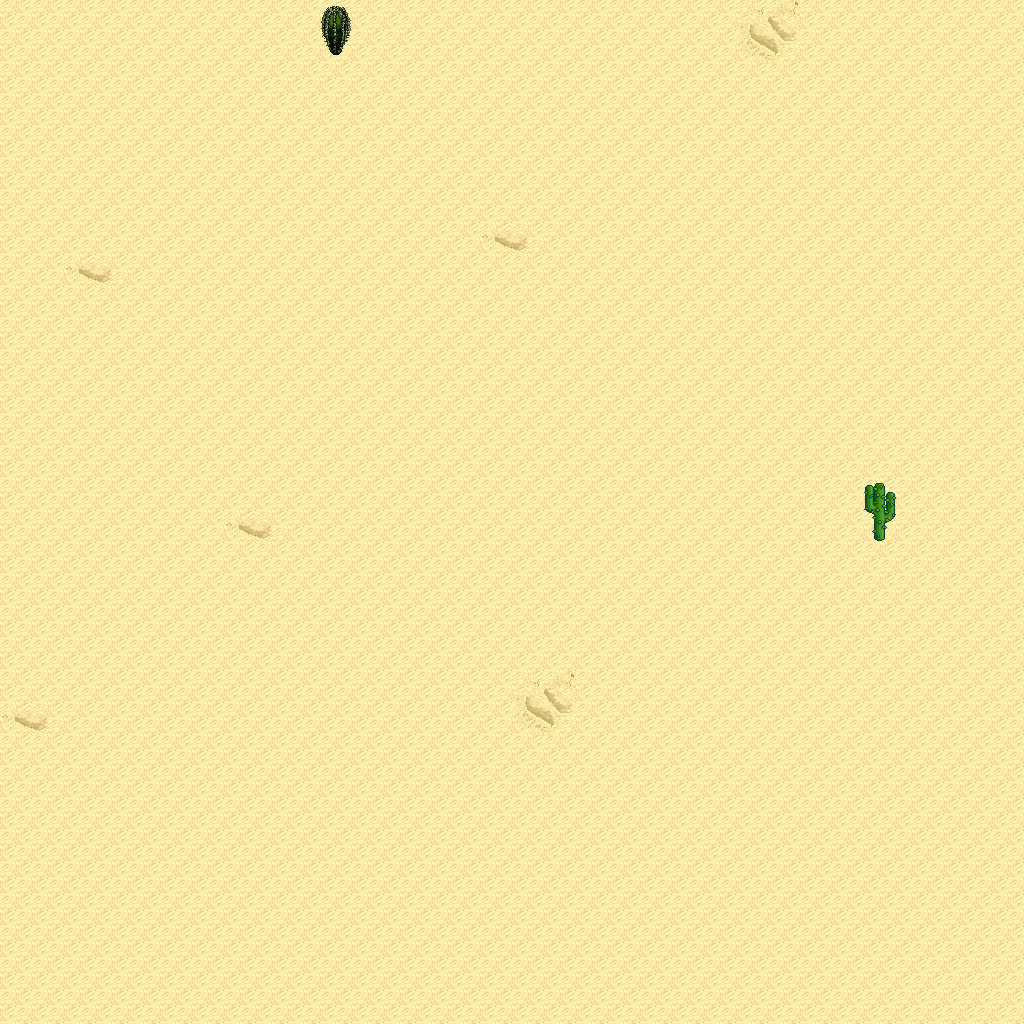

This game map was drawn from its Tiled (.tmx) file and the tilesets committed beside it. A one-line description and the trimmed map source follow:
An orthogonal 32x32 tile map with 32x32 px tiles, 5 tile layers (Ground, Objects, Objects2, Above, ...), 1 hidden layer not drawn, 11 tilesets.

<map version="1.10" tiledversion="1.11.0" orientation="orthogonal" renderorder="right-down" width="32" height="32" tilewidth="32" tileheight="32" infinite="0" nextlayerid="11" nextobjectid="1">
 <tileset firstgid="1" name="logic_collision" tilewidth="32" tileheight="32" tilecount="1" columns="1">
  <image source="../drawable/logic_collision.png" width="32" height="32" />
 </tileset>
 <tileset firstgid="2" name="ground_ground" tilewidth="32" tileheight="32" tilecount="33" columns="3">
  <image source="../drawable/ground_ground.png" width="96" height="352" />
 </tileset>
 <tileset firstgid="35" name="ground_ridge_earth_pale" tilewidth="32" tileheight="32" tilecount="96" columns="12">
  <image source="../drawable/ground_ridge_earth_pale.png" width="384" height="256" />
 </tileset>
 <tileset firstgid="131" name="ground_ridge_earth_dark" tilewidth="32" tileheight="32" tilecount="96" columns="12">
  <image source="../drawable/ground_ridge_earth_dark.png" width="384" height="256" />
 </tileset>
 <tileset firstgid="227" name="terrain_desert" tilewidth="32" tileheight="32" tilecount="88" columns="8">
  <image source="../drawable/terrain_desert.png" width="256" height="352" />
 </tileset>
 <tileset firstgid="315" name="ground_sand_2" tilewidth="32" tileheight="32" tilecount="15" columns="5">
  <image source="../drawable/ground_sand_2.png" width="160" height="96" />
 </tileset>
 <tileset firstgid="330" name="plant_cactus_2" tilewidth="32" tileheight="32" tilecount="10" columns="5">
  <image source="../drawable/plant_cactus_2.png" width="160" height="64" />
 </tileset>
 <tileset firstgid="340" name="plant_cactus" tilewidth="32" tileheight="32" tilecount="2" columns="1">
  <image source="../drawable/plant_cactus.png" width="32" height="64" />
 </tileset>
 <tileset firstgid="342" name="plant_tree_evergreen" tilewidth="32" tileheight="32" tilecount="36" columns="3">
  <image source="../drawable/plant_tree_evergreen.png" width="96" height="384" />
 </tileset>
 <tileset firstgid="378" name="ground_rock_pebbles" tilewidth="32" tileheight="32" tilecount="3" columns="1">
  <image source="../drawable/ground_rock_pebbles.png" width="32" height="96" />
 </tileset>
 <tileset firstgid="381" name="plant_star_shaped_plants" tilewidth="32" tileheight="32" tilecount="6" columns="2">
  <image source="../drawable/plant_star_shaped_plants.png" width="64" height="96" />
 </tileset>
 <layer id="1" name="Ground" width="32" height="32">
  <data>[1024 cells, 1024 non-empty, 7 distinct tile ids]</data>
 </layer>
 <layer id="2" name="Objects" width="32" height="32">
  <data>[1024 cells, 2 non-empty, 2 distinct tile ids]</data>
 </layer>
 <layer id="3" name="Objects2" width="32" height="32">
  <data>[1024 cells, 0 non-empty, 0 distinct tile ids]</data>
 </layer>
 <layer id="4" name="Above" width="32" height="32">
  <data>[1024 cells, 2 non-empty, 2 distinct tile ids]</data>
 </layer>
 <layer id="5" name="Above2" width="32" height="32">
  <data>[1024 cells, 0 non-empty, 0 distinct tile ids]</data>
 </layer>
 <layer id="6" name="Walkable" width="32" height="32" visible="0">
  <data>[1024 cells, 2 non-empty, 1 distinct tile ids]</data>
 </layer>
 <objectgroup id="7" name="Mapevents" />
 <objectgroup id="8" name="Spawn" />
 <objectgroup id="9" name="Keys" />
 <objectgroup id="10" name="Replace" />
</map>
